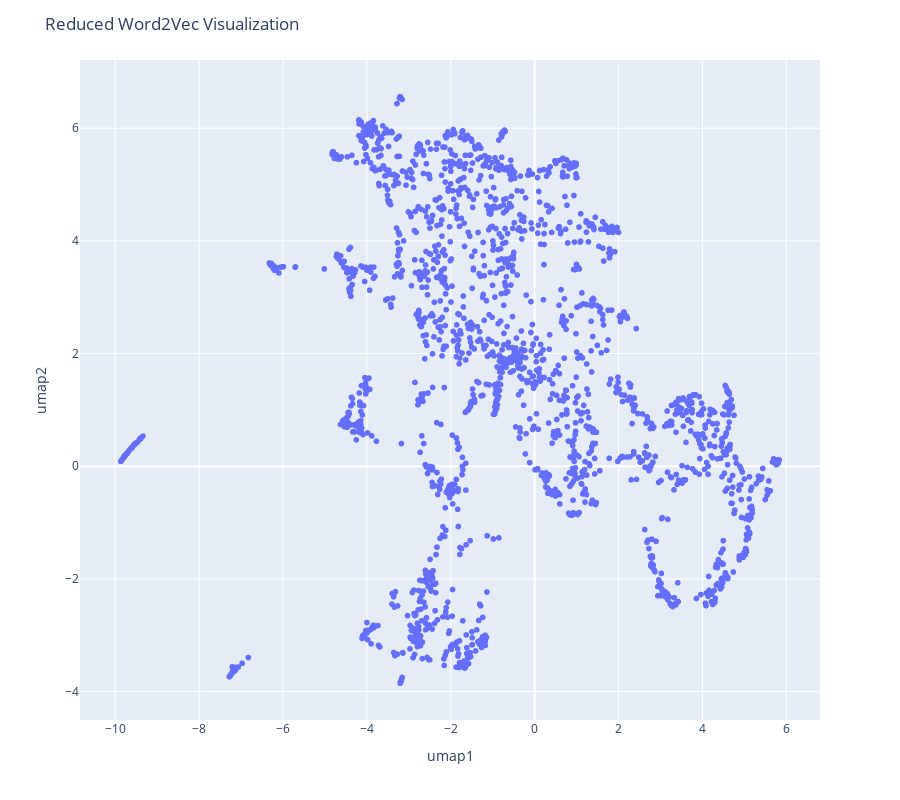

The cell this chart's notebook holds for it:
### Code cell
fig = px.scatter(df_plot, x="umap1", y="umap2", hover_name="text")
fig.update_traces(textposition='top center')
fig.update_layout(
    height=800,
    title_text='Reduced Word2Vec Visualization'
)
fig.show()

### Figure 1 — Plotly figure (JSON) as saved in the notebook; plotly's stock layout.template omitted (floating-point values rounded to 4 significant figures; data arrays with more than 128 entries replaced by an {"elided": "..."} marker saying what was removed)
{"data": [{"hoverlabel": {"namelength": 0}, "hovertemplate": "<b>%{hovertext}</b><br><br>umap1=%{x}<br>umap2=%{y}", "hovertext": {"elided": "2008 str values"}, "legendgroup": "", "marker": {"color": "#636efa", "symbol": "circle"}, "mode": "markers", "name": "", "showlegend": false, "textposition": "top center", "type": "scattergl", "x": {"elided": "2008 float values"}, "xaxis": "x", "y": {"elided": "2008 float values"}, "yaxis": "y"}], "layout": {"height": 800, "legend": {"tracegroupgap": 0}, "margin": {"t": 60}, "title": {"text": "Reduced Word2Vec Visualization"}, "xaxis": {"anchor": "y", "domain": [0, 1], "title": {"text": "umap1"}}, "yaxis": {"anchor": "x", "domain": [0, 1], "title": {"text": "umap2"}}}}
